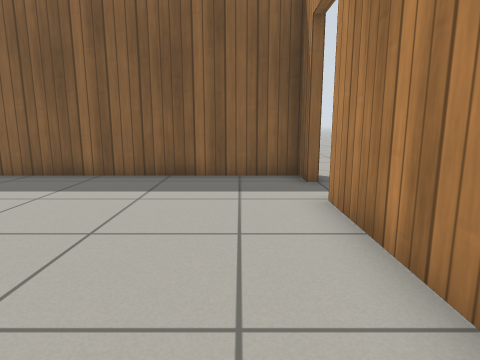
[1] (above)

16 first-person views from a walk through a robot-simulator world made for Gazebo. The camera is 0.72 m above the floor, tilts 10° down and sees 75° across. The floor is counted in squares, 0.5 m on a side. Each view is taken from the middle of a square. On the plan, view 1 faces up. The plan holds only what a view shows up to about 15 squares ahead; the rest is blank. The place goes on beyond the plan. Gazebo's built-in surfaces are drawn with simple patterns.

[2]
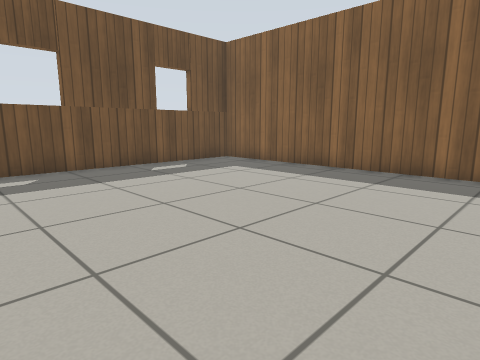

[3]
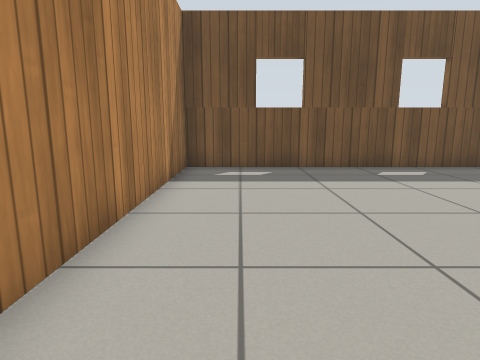

[4]
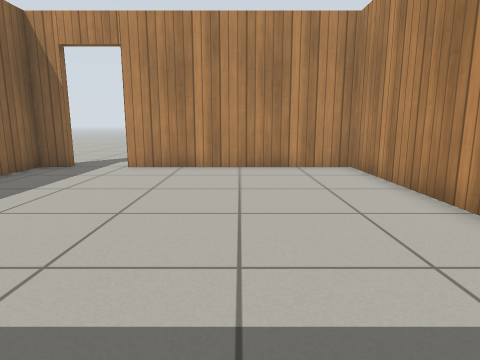

[5]
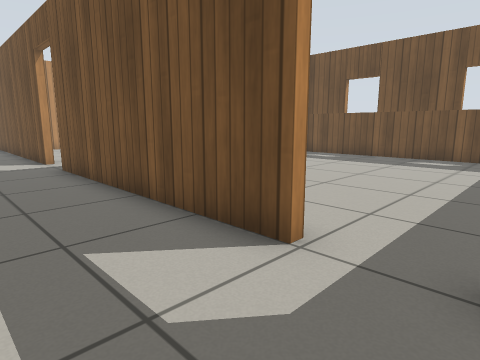

[6]
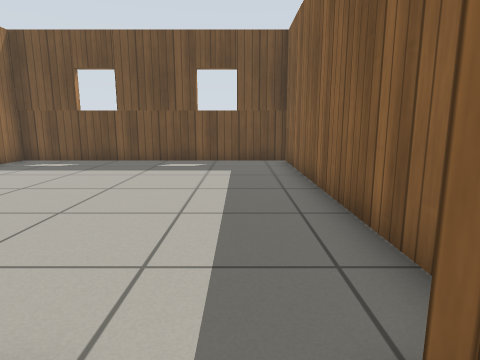

[7]
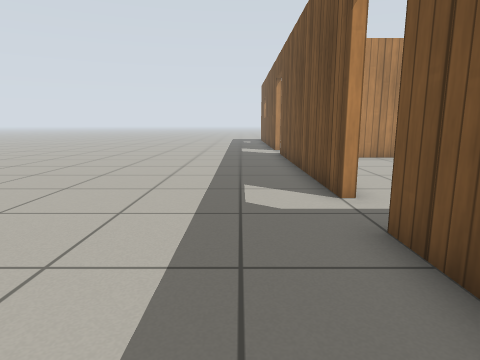

[8]
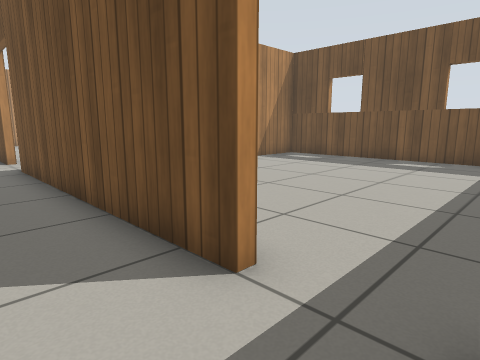

[9]
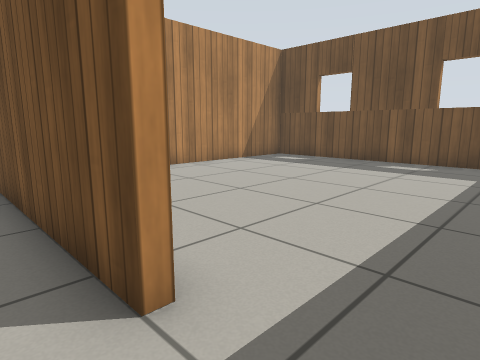

[10]
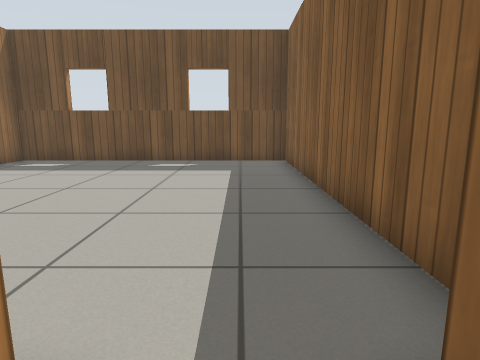

[11]
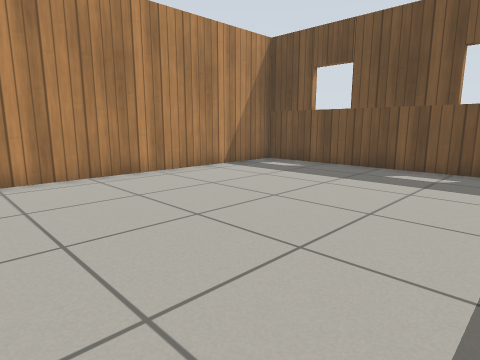

[12]
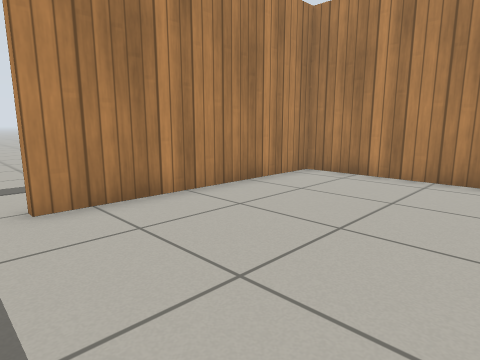

[13]
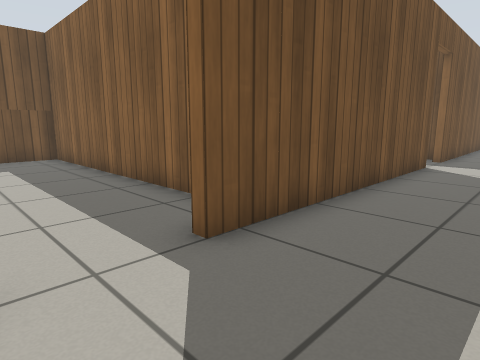

[14]
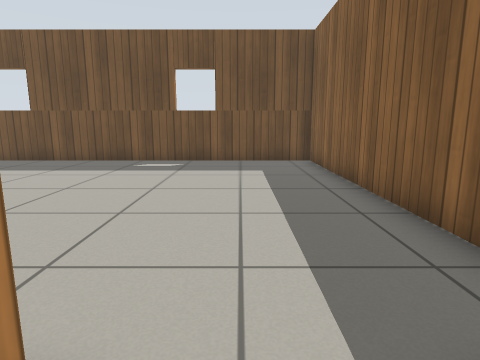

[15]
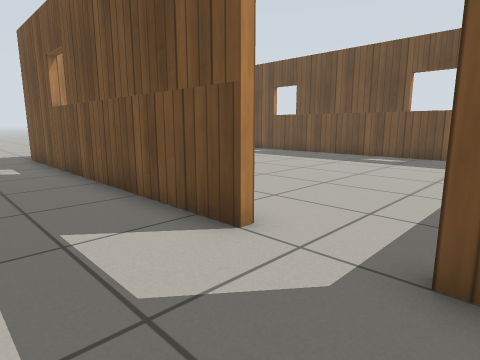

[16]
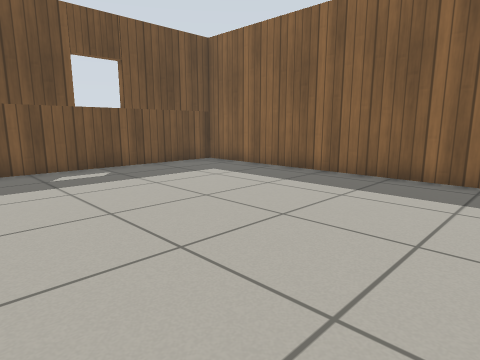

### Floor plan
Points are (right, up) in squares from view 1. A wall is a line through its corners. A room is listed if a view was taken in it or the views show most of it. See-through windows are left out.
Room 1 (views 1, 2, 3, 4)
walls: (1.7, 7.9) (1.7, 8.9) (-9.7, 8.9) (-9.7, -1.8) (1.7, -1.8) (1.7, 5.9)
ways out: open door at (2, 6.5) to room 2
Room 2 (views 5, 6, 7, 8, 9, 10, 13, 14, 15)
walls: (2, -5) (2, -14.6); (2, 5.9) (2, -3.1); (2, -17) (2, -22.5)
ways out: open door at (2, 6.5) to room 1; open door at (2, -4) to room 3; open door at (2, -16) to room 4
Room 3 (views 11, 12)
walls: (1.5, -2.1) (-9.7, -2.1) (-9.7, -12.8) (1.7, -12.8) (1.7, -5)
ways out: open door at (2, -4) to room 2
Room 4 (view 16)
walls: (0, -13.1) (-9.7, -13.1) (-9.7, -22.5)
ways out: open door at (2, -16) to room 2

Positions as (right, up) in squares from view 1, and headings:
1: (0, 0), facing up
2: (1, -1), facing up-left
3: (1, 0), facing left
4: (-9, 2), facing right
5: (5, 8), facing down-left
6: (3, 7), facing left
7: (4, 1), facing down
8: (4, -3), facing down-left
9: (3, -3), facing down-left
10: (3, -4), facing left
11: (1, -4), facing down-left
12: (-4, -4), facing down-right
13: (5, -17), facing up-left
14: (3, -16), facing left
15: (5, -14), facing down-left
16: (1, -22), facing up-left
